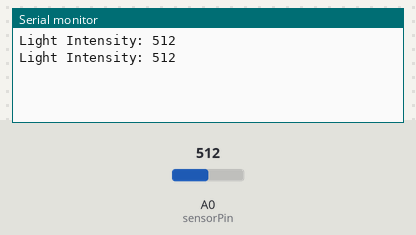
Recording of a sketch running on a simulated Arduino Uno, built with avr-gcc and run on an emulated ATmega328P. On the bench: the last lines printed to the serial monitor. The test bench sets the inputs (shaded band); at power-on: A0 (sensorPin) = 512.

Above: at 1.8 s.
1.9 s: A0 (sensorPin) set to 716
At 2.8 s:
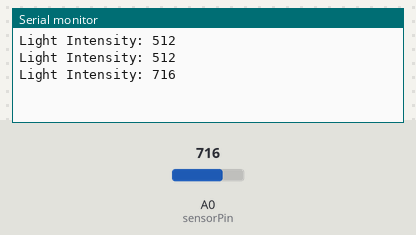
3.4 s: A0 (sensorPin) set to 900
At 4.8 s:
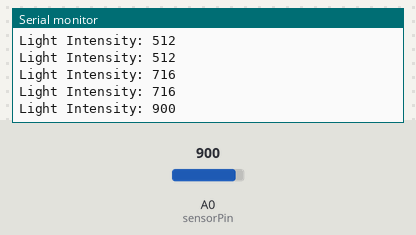
Timing chart, 0 to 6.4 s (numbered marks = the images above; inputs shaded):
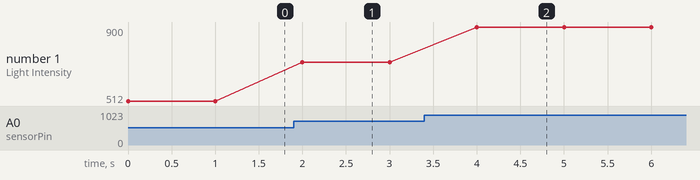

The sketch:

intensity-sensor.ino
```cpp
const int sensorPin = A0;  // Connect the sensor to analog pin A0

void setup() {
  Serial.begin(9600);  // Initialize serial communication
}

void loop() {
  // Read the sensor value
  int sensorValue = analogRead(sensorPin);

  // Print the sensor value to the Serial Monitor
  Serial.print("Light Intensity: ");
  Serial.println(sensorValue);

  delay(1000);  // Wait for 1 second before reading the sensor again
}
```

Measured:
- after the input at 1.9 s, the serial monitor: prints a new line after 0.10 s (image 1)
- after the input at 3.4 s, the serial monitor: prints a new line after 0.60 s (image 2)
- plotted number 1: 512 → 716 after the input at 1.9 s, 716 → 900 after the input at 3.4 s
